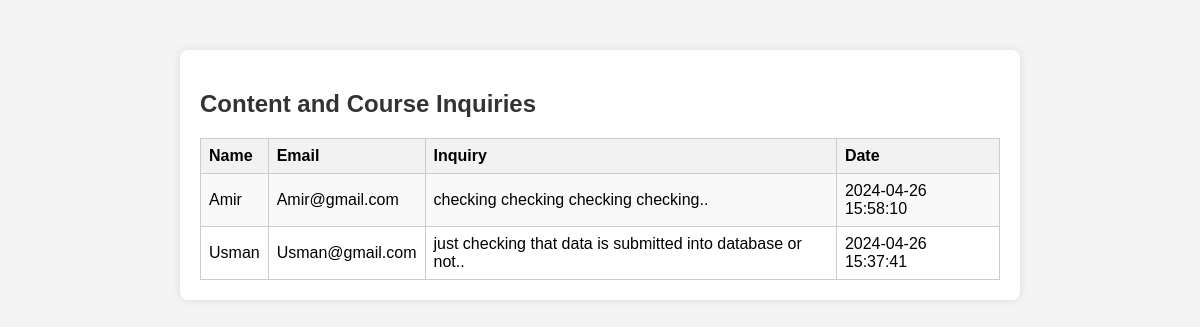
/view_content_inquiries.php, run on the app's committed database.
### tables this page shows
CREATE TABLE IF NOT EXISTS `content_inquiries` (
  `id` int NOT NULL AUTO_INCREMENT,
  `name` varchar(100) NOT NULL,
  `email` varchar(100) NOT NULL,
  `inquiry` text NOT NULL,
  `created_at` timestamp NULL DEFAULT CURRENT_TIMESTAMP,
  PRIMARY KEY (`id`)
);

### view_content_inquiries.php (the view, shortened to what this page needs)
<?php
    $host="localhost";
    $user="root";
    $password="";
    $db="lms";
$conn = new mysqli($host,$user,$password,$db);
?>
<!DOCTYPE html>
<html lang="en">
<head>
    <link rel="stylesheet" href="">
</head>
<body>
    <div class="container">
<?php
        $sql = "SELECT * FROM content_inquiries ORDER BY created_at DESC";
            $result = $conn->query($sql);
     if ($result->num_rows > 0) {
        echo "<h2>Content and Course Inquiries</h2>";
        echo "<table>";
        echo "<tr><th>Name</th><th>Email</th><th>Inquiry</th><th>Date</th></tr>";
    while ($row = $result->fetch_assoc()) {
        echo "<tr>";
        echo "<td>" . $row["name"] . "</td>";
        echo "<td>" . $row["email"] . "</td>";
        echo "<td>" . $row["inquiry"] . "</td>";
        echo "<td>" . $row["created_at"] . "</td>";
        echo "</tr>";
    }
        echo "</table>";
} else {
        echo "No inquiries found";
}
?>
    </div>
</body>
</html>

### view_content_inquiries.php (style rules this page uses)
body { font-family: Arial, sans-serif; margin: 0; padding: 0; background-color: #f4f4f4; }
.container { max-width: 800px; margin: 50px auto; padding: 20px; background-color: #fff; border-radius: 8px; box-shadow: 0px 0px 10px rgba(0, 0, 0, 0.1); }
h2 { color: #333; }
table { width: 100%; border-collapse: collapse; margin-top: 20px; }
th, td { border: 1px solid #ccc; padding: 8px; text-align: left; }
th { background-color: #f2f2f2; font-weight: bold; }
tr:nth-child(even) { background-color: #f9f9f9; }

### data on the page
content_inquiries: name "Amir", email "Amir@gmail.com", inquiry "checking checking checking checking..", created_at "2024-04-26 15:58:10"
content_inquiries: name "Usman", email "Usman@gmail.com", inquiry "just checking that data is submitted into database or not..", created_at "2024-04-26 15:37:41"
